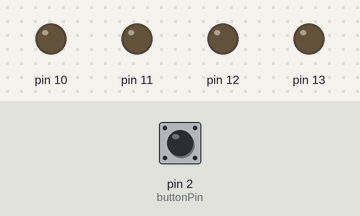
Simulated run of this sketch. Board: Arduino Uno, built with avr-gcc and run on an emulated ATmega328P. Shown: output pins drawn as LEDs (lit = HIGH). The inputs (shaded band) are chosen by the test bench; at power-on: pin 2 (buttonPin) LOW.

Above: at 1.2 s.
1.3 s: pin 2 (buttonPin) pulled HIGH for 0.15 s
At 2.3 s:
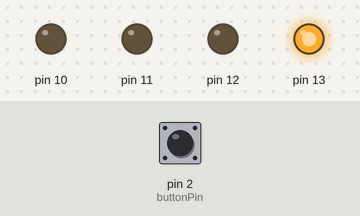
2.9 s: pin 2 (buttonPin) pulled HIGH for 1 s
At 3.5 s:
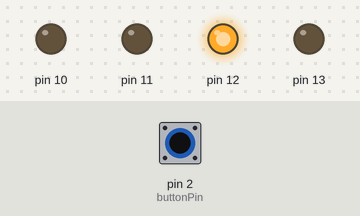
5.4 s: pin 2 (buttonPin) pulled HIGH for 0.15 s
At 6.6 s:
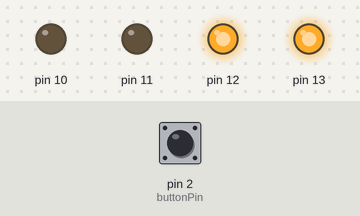
7.0 s: pin 2 (buttonPin) pulled HIGH for 3.2 s
At 7.9 s:
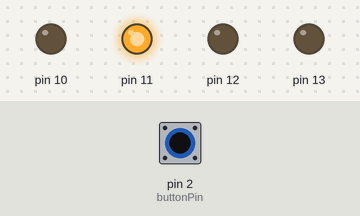
11.7 s: pin 2 (buttonPin) pulled HIGH for 0.15 s
At 12.6 s:
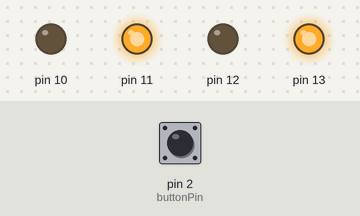
13.3 s: pin 2 (buttonPin) pulled HIGH for 1 s
At 13.9 s:
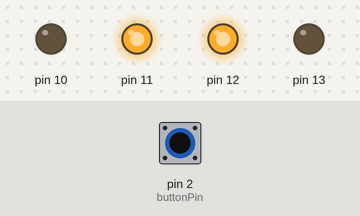
Timing chart, 0 to 16.3 s (numbered marks = the images above; inputs shaded):
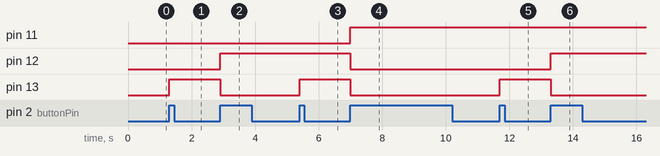

The sketch:

Counter_Forward.ino
```cpp
//Buton ve LED pinlerini belirtelim.
const int  buttonPin = 2;

// Algoritma için değişkenler belirtelim
int buttonPushCounter = 0;   // Sayaç
int buttonState = 0;         // Butonun şimdiki durumu
int lastButtonState = 0;     // Butonun bir önceki durumu
int basamakSayaci;
int otelenenSayi;

int basamaklar[4];

void setup() {

  //Çıkış ve giriş pinlerini belirtelim.
  pinMode(buttonPin, INPUT);
  pinMode(13, OUTPUT);
  pinMode(12, OUTPUT);
  pinMode(11, OUTPUT);
  pinMode(10, OUTPUT);
}

void ledleriYak() {

  // Bu fonksiyonu void loop() altından çağıracağız,
  // Basamak değerlerini tutmuştuk şimdi bunları lede aktarıyoruz
  digitalWrite(13, basamaklar[0]);
  digitalWrite(12, basamaklar[1]);
  digitalWrite(11, basamaklar[2]);
  digitalWrite(10, basamaklar[3]);
}

void loop() {

  // Butonun şimdiki durumunu okuyalım. Açık mı kapalı mı?
  buttonState = digitalRead(buttonPin);

  // Butonun şimdiki durumunu eski durumuyla karşılaştırıyoruz.
  // Buton eski haliyle aynı değeri vermiyorsa butona dokunulmuştur.
  if (buttonState != lastButtonState) {

    // Butonda değişiklik oldu ama hangi durumdan hangi duruma geçti
    // İletimdeyken iletimden çıktıysa hiçbir şey yapmayacağız
    // Bizim için önemli olan iletimde değildeyken, iletime geçmesi durumu
    // Yani butona basılması.
    if (buttonState == HIGH && buttonPushCounter<=15) {

      //Eğer butondan gelen değer varsa
      //Sayacı artır
      buttonPushCounter++;

      // Şimdi geldik BCD den Binary sisteme çevirmeye.
      // Bunun için "Left/Right Shift Operator" ve bit seviyesinde karşılaştırma yapan
      // "&" operatörünü kullanacağız.
      // Left/Right Shift operatörü için YouTube'de güzel bir video var.
      // https://www.youtube.com/watch?v=BKzB6gdRyIM&t=185s


      // Bizim örneğimizde sadece 4 bit yeterli olacağı için döngüyü 4 defa döndürmemiz yetecek,
      // Shift yani kaydırma işlemi ve ardından karşılaştırma işlemi yaparak
      // Sayının binary karşılığında hangi basamaklarda 1 rakamı var tespit edeceğiz.
      for(basamakSayaci=3;basamakSayaci>=0;basamakSayaci--){

        // Sayıyı binary olarak öteleyelim ve yeni bir değişkene atalım.
        otelenenSayi = buttonPushCounter>>basamakSayaci;

        // otelenenSayi değişkeninin "&" işlemi kullanarak 1 yani 0001 ile çarpalım
        // Öteleme işlemini şunun için yaptık:
        // Her basamağı öteleyerek en sağa alıyoruz, ve en sağdaki değer 1 se bunu tespit edip
        // Hafızada tutuyoruz.
        if(otelenenSayi & 1){
          basamaklar[basamakSayaci]=1;
        }else{
          basamaklar[basamakSayaci]=0;
        }

        //ledleriYak() fonksiyonumuz çalışsın.
        ledleriYak();


      }

    // Eğer butondan gelen değer yoksa, yani butona basılmamış ise
    // Butondan elimizi çekiyoruz durumu olarak da düşünebilirsiniz
    // Buton açık duruma geçiyor
    // Veya başka ihtimaller varsa onları da dahil ediyoruz.
    } else {
      // Hiç bir şey yapmayacağız
      // Boş bırakalım.
    }
    // 50 milisaniye bekletelim
    // Art arda basıldığına oluşabilecek çakışma ihtimalleri için
    delay(50);
  }

  // Butonun son durumunu değişkenimizde tutalım
  // Her döngüde bir önceki durumla karşılaştırdığımız için lazım oluyor
  lastButtonState = buttonState;
}
```

Measured:
- after the input at 1.3 s, pin 13: LOW → HIGH at once
- after the input at 2.9 s, pin 12: LOW → HIGH at once; pin 13: HIGH → LOW at once
- after the input at 5.4 s, pin 13: LOW → HIGH at once
- after the input at 7.0 s, pin 11: LOW → HIGH at once; pin 12, pin 13: HIGH → LOW at once
- after the input at 11.7 s, pin 13: LOW → HIGH at once
- after the input at 13.3 s, pin 12: LOW → HIGH at once; pin 13: HIGH → LOW at once
